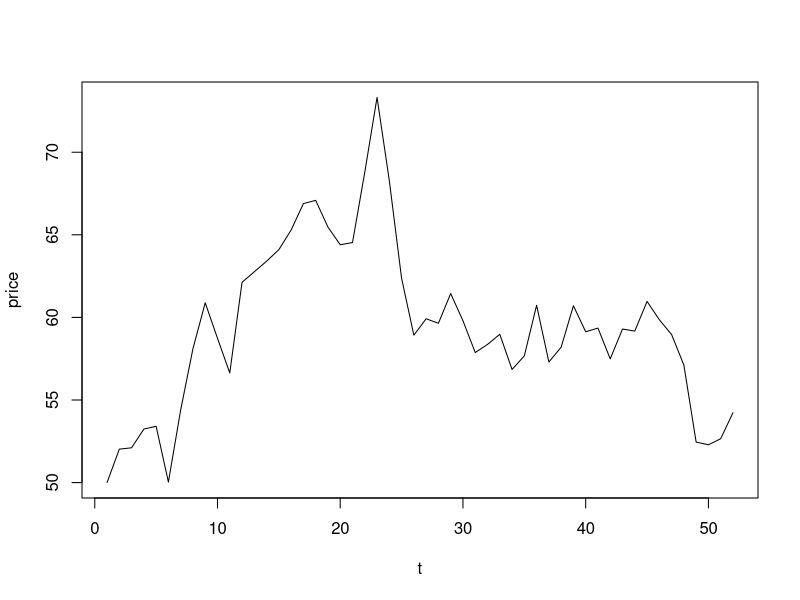

This chart was generated by the following R code:
# mean = 0.2, std = 0.25, delta t is 1 week, current stock price is 50
u <- 0.2
sigma <- 0.25
s <- 50
price <- c(s)
t <- 1:52
err <- rnorm(length(t))

for (i in c(2:52)){
  # stochastic method
  s <- s*(1+u/length(t)+sigma*sqrt(1/length(t))*err[i-1])
  price[i] <- s
}

plot(t, price, type = "l")
